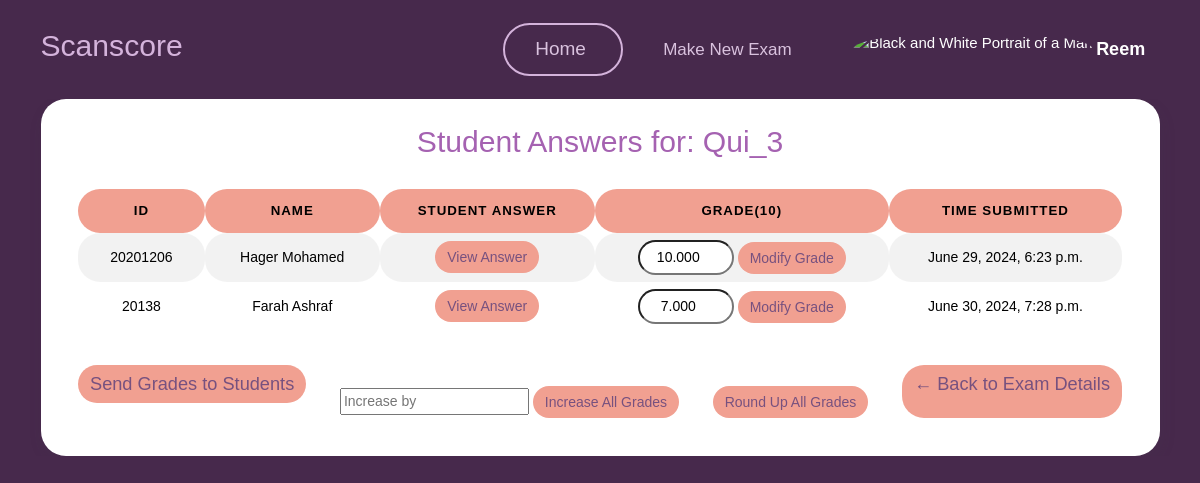
Page /teacher/exam/25/view_grades/ (signed in) on the earlier database version.
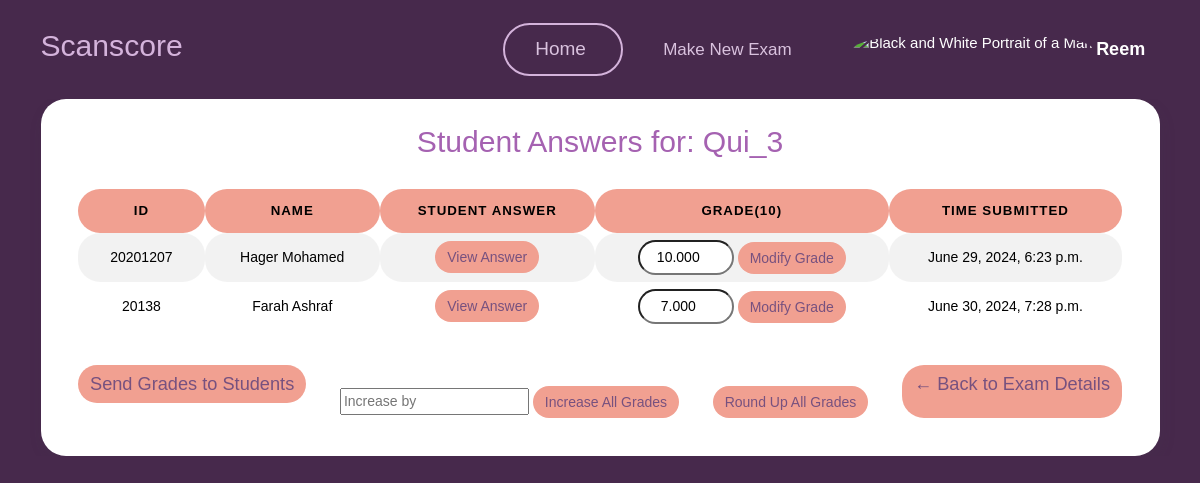
Same page on the later database version.
### myapp/models.py (models this page shows)
class ExamSubmission(models.Model):
    exam = models.ForeignKey(Exam, on_delete=models.CASCADE,related_name='submissions') #related name is used to access the submissions of a particular exam
    student = models.ForeignKey(User, on_delete=models.CASCADE,related_name='submissions') #related name is used to access the submissions of a particular student
    student_answer = models.TextField(max_length=10000)
    score = models.DecimalField(max_digits=5, decimal_places=3, validators=[MaxValueValidator(10.000)])
    time_submitted = models.DateTimeField(auto_now_add=True)
    is_graded = models.BooleanField(default=False)
    is_approved = models.BooleanField(default=False) #If the teacher approves the grade , this will be set to true and then the student can see the grade

class User(AbstractUser):
    userType = models.CharField(max_length=10, choices=[('teacher', 'Teacher'), ('student', 'Student')])

class Student(User):
    student_id = models.CharField(max_length=20, unique=True)

### myapp/views.py (the view)
# urls.py: path('teacher/exam/<int:exam_id>/view_grades/', views.view_grades, name='view_grades'),
@login_required
def view_grades(request, exam_id):
    exam = get_object_or_404(Exam, pk=exam_id, teacher=request.user)
    exam_submissions = ExamSubmission.objects.filter(exam=exam)
    is_graded = all(submission.is_graded for submission in exam_submissions)
    if not is_graded:
        graded_submissions = StartGrading(exam_id)  # This will update and return graded submissions
        for submission in graded_submissions:
            if submission.score < 0:
                submission.score = 0.000
        return render(request, 'myapp/teacher/view_grades.html', {'submissions': graded_submissions, 'exam': exam})
    else:
        return render(request, 'myapp/teacher/view_grades.html', {'submissions': exam_submissions, 'exam': exam})

### templates/myapp/teacher/view_grades.html (shortened to what the changed rows need)
{% load static %}
<!DOCTYPE html>
<html lang="en">
<head>
    <link href="{% static 'vendor/datatables/dataTables.bootstrap4.min.css' %}" rel="stylesheet">
    <link href="{% static 'vendor/aos/aos.css' %}" rel="stylesheet">
    <link href="{% static 'vendor/bootstrap/css/bootstrap.min.css' %}" rel="stylesheet">
    <link href="{% static 'vendor/bootstrap-icons/bootstrap-icons.css' %}" rel="stylesheet">
    <link href="{% static 'vendor/boxicons/css/boxicons.min.css' %}" rel="stylesheet">
    <link href="{% static 'vendor/glightbox/css/glightbox.min.css' %}" rel="stylesheet">
    <link href="{% static 'vendor/remixicon/remixicon.css' %}" rel="stylesheet">
    <link href="{% static 'vendor/swiper/swiper-bundle.min.css' %}" rel="stylesheet">
    <link href="{% static 'css/style1.css' %}" rel="stylesheet">
    <link href="{% static 'css/main.css' %}" rel="stylesheet">
    <link rel="stylesheet" href="{% static 'assets/css/bootstrap.min.css' %}" />
    <link rel="stylesheet" href="{% static 'assets/css/plugins.min.css' %}" />
    <link rel="stylesheet" href="{% static 'assets/css/kaiadmin.min.css' %}" />
    <link href="{% static 'css/main.css' %}" rel="stylesheet">
</head>
<body style="background: #47294c;">
    <header id="header">
        <div class="container align-items-center justify-content-between">
            <h1 class="me-auto"><a href="{% url 'teacher_dashboard' %}" style="color: #d4b3db;">Scanscore</a></h1>
        </div>
    </header>
    <section class="align-items-center"
        style="font-family: Arial, Helvetica, sans-serif;background-color: transparent; padding: 0 0;">
        <div class="container">
            <div class="justify-content-center" data-aos="fade-up" data-aos-delay="200">
                <div class="card text-black">
                        <h1 style="text-align: center;color:#a562b1;">Student Answers for: {{ exam.name }}</h1>
                    <div class="card-body">
                        <div class="table-responsive">
                            <table id="basic-datatables" class="display table table-striped table-hover"
                                style="border-radius: 22px !important; text-align: center;">
                                <thead>
                                    <tr>
                                        <th
                                            style="background-color: #f1a091 !important;border-radius: 22px !important;">
                                            ID</th>
                                        <th
                                            style="background-color: #f1a091 !important;border-radius: 22px !important;">
                                            Name</th>
                                        <th
                                            style="background-color: #f1a091 !important;border-radius: 22px !important;">
                                            Student Answer</th>
                                        <th
                                            style="background-color: #f1a091 !important;border-radius: 22px !important;">
                                            Grade(10)</th>
                                        <th
                                            style="background-color: #f1a091 !important;border-radius: 22px !important;">
                                            time Submitted</th>
                                    </tr>
                                </thead>
                                <tbody>
                                    {% for submission in submissions %}
                                    <tr>
                                        <td class="Border">{{ submission.student.student.student_id }}</td>
                                        <td class="Border">{{ submission.student.student.get_full_name }}</td>
                                        <td class="Border">
                                            <button class="btn btn-primary"
                                                onclick="openModal('{{ submission.student_answer|escapejs }}')">View
                                                Answer</button>
                                        </td class="Border">
                                        <td class="Border">
                                            <form action="{% url 'modify_grade' submission.id %}" method="post">
                                                <input type="number" step="0.001" name="new_grade" value="{{ submission.score }}"
                                                    min="0" max="10"
                                                    style="border-radius: 20px; text-align: center;padding: 5px 5px;"
                                                    required>
                                                <button type="submit" class="btn btn-info">Modify
                                                    Grade</button>
                                            </form>
                                        </td class="Border">
                                        <td class="Border">{{ submission.time_submitted }}</td>
                                    </tr>
                                    {% endfor %}
                                </tbody>
                            </table>
                        </div>
                    </div>
                </div>
            </div>
        </div>
    </section>
</body>
</html>

Differences in the rows shown:
changed through a linked row, ExamSubmission "June 29, 2024, 6:23 p.m.": student.student.student_id "20201206" → "20201207"
